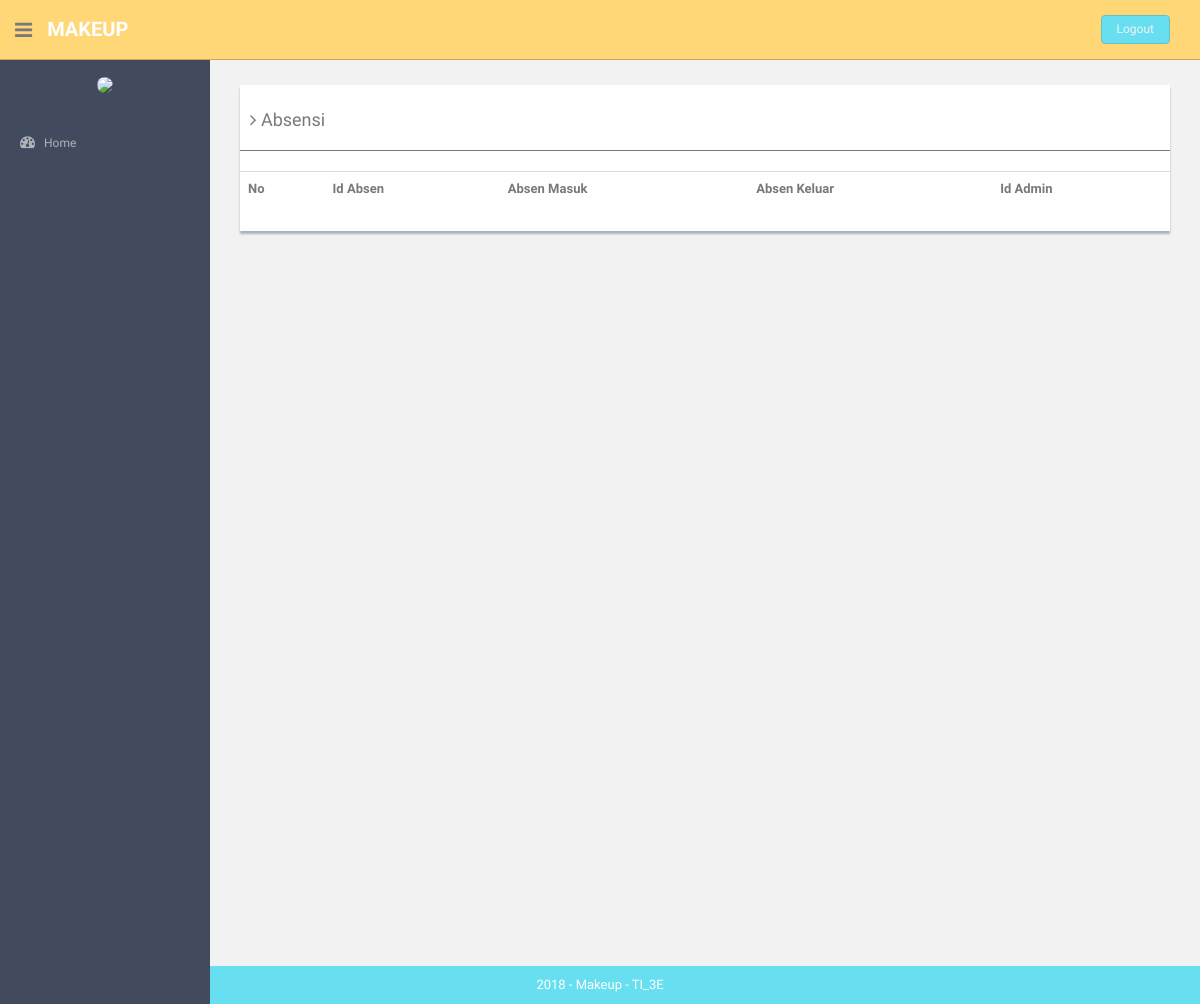
Page /index.php/absensi/detail/3 on the earlier database version.
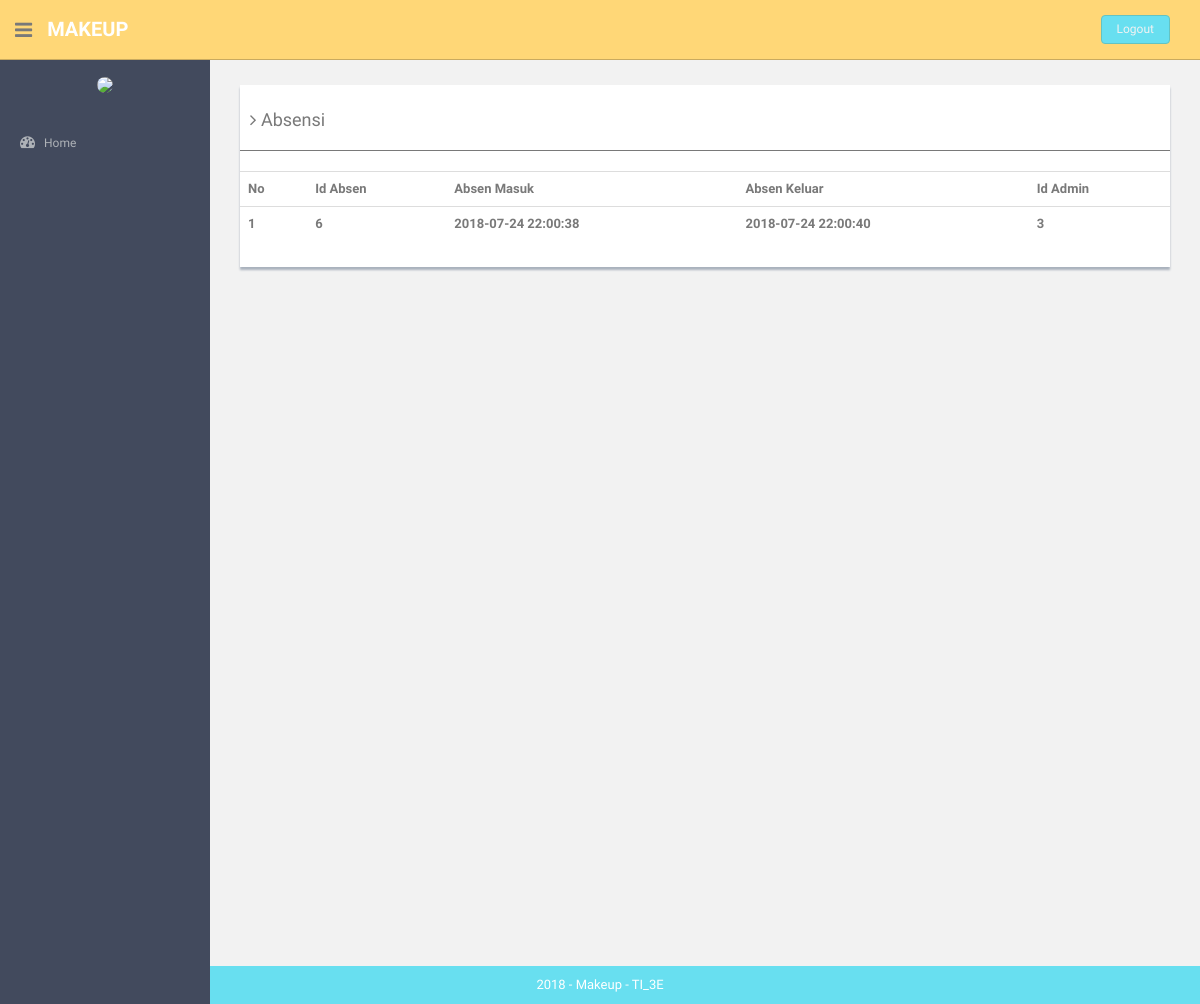
Same page on the later database version.
### tables this page shows
CREATE TABLE `absensi` (
  `id_absen` int(11) NOT NULL,
  `tgl_masuk_jam` datetime NOT NULL,
  `tgl_pulang_jam` datetime DEFAULT NULL,
  `id_admin` int(11) NOT NULL
);

### application/controllers/Absensi.php (called while the page is built, shortened)
<?php
class Absensi extends CI_Controller {
	public function __construct()
	{
		$this->load->helper('url','form');
		$this->load->library('form_validation');
		$this->load->model('admin_model');
		$this->load->model('absensi_model');
		$this->load->helper('html');
		$this->load->library('image_lib');
	}
        public function detail($id)
        {
                $object['absensi']=$this->absensi_model->getAbsensiId($id);
                $cek['status'] = array(
                        'home'=>'',
                        'hrd'=>'',
                        'keuangan'=>'active',
                        'produk'=>'',
                        'pembelian'=>'',
                        'pemasukan'=>'',
                        'pengeluaran'=>'',
                        'utang'=>'',
                        'pemesanan'=>'',
                        'pembayaran'=>'',
                        'cash_flow'=>'',
                        'neraca'=>'',
                        'admin'=>'',
                        'gaji'=>'',
                        'golongan'=>'',
                        'absensi'=>'active',
                        'user'=>'',
                        'barang'=>'',
                        'supplier'=>'',
                        'kategori'=>'',
                        );
                        $this->load->view('component/header',$cek);
                        $this->load->view('absensi_lap',$object);
                        $this->load->view('component/footer');
        }
}

### index.php (called while the page is built, shortened)
<?php
require_once BASEPATH.'core/CodeIgniter.php';

### application/models/Absensi_model.php (called while the page is built, shortened)
<?php
class Absensi_model extends CI_Model {
	public function getAbsensiId($id)
	{
		$this->db->where('id_admin',$id);
		$query = $this->db->get('absensi');
		return $query->result();
	}
}

### application/views/absensi_lap.php (the view)
<section id="main-content">
  <section class="wrapper site-min-height">
    <div class="col-md-12 mt">
      <div class="content-panel">
        <table class="table table-hover">
          <h4><i class="fa fa-angle-right"></i> Absensi</h4>
          <hr>
          <tbody>
            <tr>
              <th>No</th>
              <th>Id Absen</th>
              <th>Absen Masuk</th>
              <th>Absen Keluar</th>
              <th>Id Admin</th>
            </tr>
            <?php
            $no = 1;
            foreach ($absensi as $key): ?>
            <tr>
              <th><?php echo $no++ ?></th>
              <th><?php echo $key->id_absen ?></th>
              <th><?php echo $key->tgl_masuk_jam ?></th>
              <th><?php echo $key->tgl_pulang_jam ?></th>
              <th><?php echo $key->id_admin ?></th>
            </tr>
            <?php endforeach; ?>
          </tbody>
        </table>
      </div>
      </div>
    </section>
    </section>

Differences in the rows shown:
added absensi: id_absen "6", tgl_masuk_jam "2018-07-24 22:00:38", tgl_pulang_jam "2018-07-24 22:00:40", id_admin "3"
